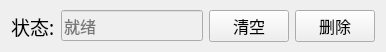
   <widget class="QWidget" name="layoutWidget_9">
    <property name="geometry">
     <rect>
      <x>20</x>
      <y>630</y>
      <width>311</width>
      <height>47</height>
     </rect>
    </property>
    <property name="sizePolicy">
     <sizepolicy hsizetype="Fixed" vsizetype="Preferred">
      <horstretch>0</horstretch>
      <verstretch>0</verstretch>
     </sizepolicy>
    </property>
    <layout class="QHBoxLayout" name="DeleteStudentInfoState" stretch="1,1,2,2">
     <property name="spacing">
      <number>6</number>
     </property>
     <property name="topMargin">
      <number>10</number>
     </property>
     <property name="bottomMargin">
      <number>10</number>
     </property>
     <item>
      <widget class="QLabel" name="studentStateLabel_3">
       <property name="sizePolicy">
        <sizepolicy hsizetype="Fixed" vsizetype="Preferred">
         <horstretch>0</horstretch>
         <verstretch>0</verstretch>
        </sizepolicy>
       </property>
       <property name="font">
        <font>
         <family>宋体</family>
         <pointsize>14</pointsize>
        </font>
       </property>
       <property name="text">
        <string>状态:</string>
       </property>
      </widget>
     </item>
     <item>
      <widget class="QLineEdit" name="deleteStudentState">
       <property name="enabled">
        <bool>false</bool>
       </property>
       <property name="sizePolicy">
        <sizepolicy hsizetype="Fixed" vsizetype="Fixed">
         <horstretch>0</horstretch>
         <verstretch>0</verstretch>
        </sizepolicy>
       </property>
       <property name="font">
        <font>
         <family>Agency FB</family>
         <pointsize>12</pointsize>
         <weight>50</weight>
         <bold>false</bold>
        </font>
       </property>
       <property name="tabletTracking">
        <bool>false</bool>
       </property>
       <property name="contextMenuPolicy">
        <enum>Qt::DefaultContextMenu</enum>
       </property>
       <property name="text">
        <string/>
       </property>
       <property name="placeholderText">
        <string>就绪</string>
       </property>
       <property name="clearButtonEnabled">
        <bool>false</bool>
       </property>
      </widget>
     </item>
     <item>
      <widget class="QPushButton" name="deleteStudentReset">
       <property name="sizePolicy">
        <sizepolicy hsizetype="Fixed" vsizetype="Fixed">
         <horstretch>0</horstretch>
         <verstretch>0</verstretch>
        </sizepolicy>
       </property>
       <property name="font">
        <font>
         <family>宋体</family>
         <pointsize>12</pointsize>
        </font>
       </property>
       <property name="text">
        <string>清空</string>
       </property>
      </widget>
     </item>
     <item>
      <widget class="QPushButton" name="deleteStudentButton">
       <property name="sizePolicy">
        <sizepolicy hsizetype="Fixed" vsizetype="Fixed">
         <horstretch>0</horstretch>
         <verstretch>0</verstretch>
        </sizepolicy>
       </property>
       <property name="font">
        <font>
         <family>宋体</family>
         <pointsize>12</pointsize>
        </font>
       </property>
       <property name="text">
        <string>删除</string>
       </property>
      </widget>
     </item>
    </layout>
   </widget>
